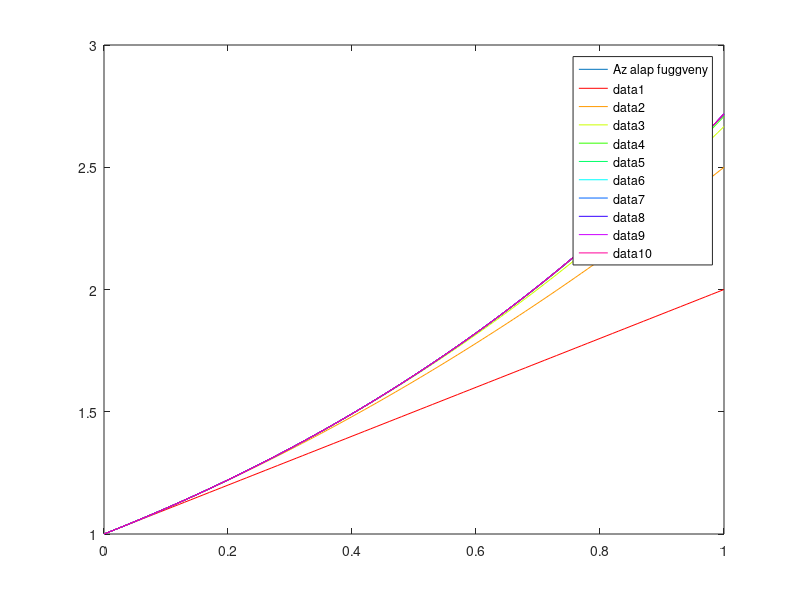

Write MATLAB code to recreate this figure.
M=10; %hany tagot adok ossze
x=0:0.01:1 %ertelmezesi tartomany
f=exp(x)  %f=e^x
plot(x,f);
legend('Az alap fuggveny');
hold on;
szin=hsv(M);
s=1;
for i=1:M
    s=s+x.^i/factorial(i);
    plot(x,s,'color',szin(i,:));
    pause(0.1);
end
    